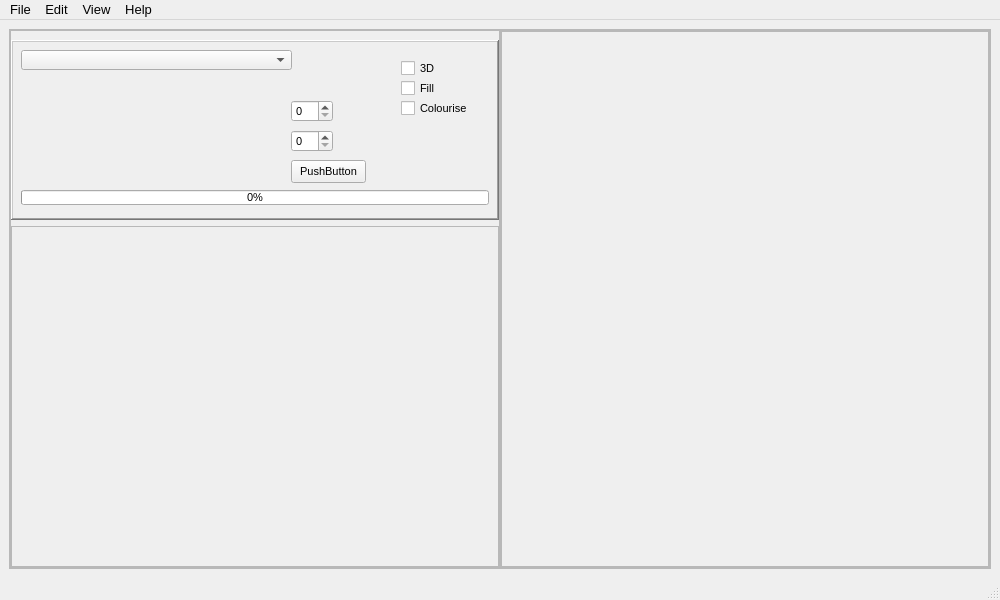
<?xml version="1.0" encoding="UTF-8"?>
<ui version="4.0">
 <class>win_main</class>
 <widget class="QMainWindow" name="win_main">
  <property name="geometry">
   <rect>
    <x>0</x>
    <y>0</y>
    <width>1000</width>
    <height>600</height>
   </rect>
  </property>
  <property name="font">
   <font>
    <pointsize>10</pointsize>
   </font>
  </property>
  <property name="windowTitle">
   <string>Multiple Angle Graphs</string>
  </property>
  <widget class="QWidget" name="centralwidget">
   <layout class="QVBoxLayout" name="verticalLayout_8">
    <item>
     <widget class="QFrame" name="frame_Main">
      <property name="frameShape">
       <enum>QFrame::StyledPanel</enum>
      </property>
      <property name="frameShadow">
       <enum>QFrame::Raised</enum>
      </property>
      <layout class="QHBoxLayout" name="horizontalLayout_2">
       <property name="spacing">
        <number>0</number>
       </property>
       <property name="leftMargin">
        <number>0</number>
       </property>
       <property name="topMargin">
        <number>0</number>
       </property>
       <property name="rightMargin">
        <number>0</number>
       </property>
       <property name="bottomMargin">
        <number>0</number>
       </property>
       <item>
        <widget class="QFrame" name="frame_Left">
         <property name="minimumSize">
          <size>
           <width>0</width>
           <height>0</height>
          </size>
         </property>
         <property name="maximumSize">
          <size>
           <width>490</width>
           <height>16777215</height>
          </size>
         </property>
         <property name="font">
          <font>
           <pointsize>8</pointsize>
          </font>
         </property>
         <property name="frameShape">
          <enum>QFrame::StyledPanel</enum>
         </property>
         <property name="frameShadow">
          <enum>QFrame::Raised</enum>
         </property>
         <layout class="QVBoxLayout" name="verticalLayout_2">
          <property name="leftMargin">
           <number>0</number>
          </property>
          <property name="topMargin">
           <number>9</number>
          </property>
          <property name="rightMargin">
           <number>0</number>
          </property>
          <property name="bottomMargin">
           <number>0</number>
          </property>
          <item>
           <widget class="QFrame" name="frame_Select">
            <property name="minimumSize">
             <size>
              <width>0</width>
              <height>0</height>
             </size>
            </property>
            <property name="maximumSize">
             <size>
              <width>16777215</width>
              <height>180</height>
             </size>
            </property>
            <property name="autoFillBackground">
             <bool>false</bool>
            </property>
            <property name="frameShape">
             <enum>QFrame::WinPanel</enum>
            </property>
            <property name="frameShadow">
             <enum>QFrame::Raised</enum>
            </property>
            <widget class="QComboBox" name="comboFunction">
             <property name="geometry">
              <rect>
               <x>10</x>
               <y>10</y>
               <width>271</width>
               <height>20</height>
              </rect>
             </property>
             <property name="minimumSize">
              <size>
               <width>230</width>
               <height>0</height>
              </size>
             </property>
             <property name="whatsThis">
              <string/>
             </property>
            </widget>
            <widget class="QCheckBox" name="checkBox_Colour">
             <property name="geometry">
              <rect>
               <x>390</x>
               <y>60</y>
               <width>88</width>
               <height>17</height>
              </rect>
             </property>
             <property name="toolTip">
              <string>Select at least Assessed or Not_Assessed</string>
             </property>
             <property name="text">
              <string>Colourise</string>
             </property>
            </widget>
            <widget class="QCheckBox" name="checkBox_Fill">
             <property name="geometry">
              <rect>
               <x>390</x>
               <y>40</y>
               <width>68</width>
               <height>17</height>
              </rect>
             </property>
             <property name="toolTip">
              <string>Select at least Assessed or Not_Assessed</string>
             </property>
             <property name="text">
              <string>Fill</string>
             </property>
            </widget>
            <widget class="QProgressBar" name="progressBar">
             <property name="geometry">
              <rect>
               <x>10</x>
               <y>150</y>
               <width>468</width>
               <height>15</height>
              </rect>
             </property>
             <property name="sizePolicy">
              <sizepolicy hsizetype="Ignored" vsizetype="Fixed">
               <horstretch>0</horstretch>
               <verstretch>0</verstretch>
              </sizepolicy>
             </property>
             <property name="minimumSize">
              <size>
               <width>0</width>
               <height>15</height>
              </size>
             </property>
             <property name="value">
              <number>0</number>
             </property>
            </widget>
            <widget class="QSpinBox" name="spinBoxN">
             <property name="geometry">
              <rect>
               <x>280</x>
               <y>60</y>
               <width>42</width>
               <height>22</height>
              </rect>
             </property>
            </widget>
            <widget class="QSpinBox" name="spinBoxM">
             <property name="geometry">
              <rect>
               <x>280</x>
               <y>90</y>
               <width>42</width>
               <height>22</height>
              </rect>
             </property>
            </widget>
            <widget class="QPushButton" name="pushButton">
             <property name="geometry">
              <rect>
               <x>280</x>
               <y>120</y>
               <width>75</width>
               <height>23</height>
              </rect>
             </property>
             <property name="text">
              <string>PushButton</string>
             </property>
            </widget>
            <widget class="QCheckBox" name="checkBox_3D">
             <property name="geometry">
              <rect>
               <x>390</x>
               <y>20</y>
               <width>68</width>
               <height>17</height>
              </rect>
             </property>
             <property name="toolTip">
              <string>Select at least Assessed or Not_Assessed</string>
             </property>
             <property name="text">
              <string>3D</string>
             </property>
            </widget>
           </widget>
          </item>
          <item>
           <widget class="QFrame" name="frame_Select_Graph">
            <property name="frameShape">
             <enum>QFrame::StyledPanel</enum>
            </property>
            <property name="frameShadow">
             <enum>QFrame::Raised</enum>
            </property>
            <layout class="QVBoxLayout" name="verticalLayout_4">
             <item>
              <widget class="QWidget" name="GraphSelect" native="true"/>
             </item>
            </layout>
           </widget>
          </item>
         </layout>
        </widget>
       </item>
       <item>
        <widget class="QFrame" name="frame_Right">
         <property name="frameShape">
          <enum>QFrame::StyledPanel</enum>
         </property>
         <property name="frameShadow">
          <enum>QFrame::Raised</enum>
         </property>
         <layout class="QVBoxLayout" name="verticalLayout">
          <property name="leftMargin">
           <number>0</number>
          </property>
          <property name="topMargin">
           <number>0</number>
          </property>
          <property name="rightMargin">
           <number>0</number>
          </property>
          <property name="bottomMargin">
           <number>0</number>
          </property>
          <item>
           <widget class="QFrame" name="frame_Graph">
            <property name="sizePolicy">
             <sizepolicy hsizetype="Preferred" vsizetype="Preferred">
              <horstretch>0</horstretch>
              <verstretch>0</verstretch>
             </sizepolicy>
            </property>
            <property name="frameShape">
             <enum>QFrame::StyledPanel</enum>
            </property>
            <property name="frameShadow">
             <enum>QFrame::Raised</enum>
            </property>
            <layout class="QVBoxLayout" name="verticalLayout_3">
             <property name="topMargin">
              <number>9</number>
             </property>
             <property name="bottomMargin">
              <number>0</number>
             </property>
             <item>
              <widget class="QWidget" name="Graph" native="true">
               <property name="sizePolicy">
                <sizepolicy hsizetype="Preferred" vsizetype="Preferred">
                 <horstretch>0</horstretch>
                 <verstretch>0</verstretch>
                </sizepolicy>
               </property>
               <layout class="QVBoxLayout" name="Graph_vl">
                <property name="spacing">
                 <number>0</number>
                </property>
                <property name="leftMargin">
                 <number>0</number>
                </property>
                <property name="topMargin">
                 <number>0</number>
                </property>
                <property name="rightMargin">
                 <number>0</number>
                </property>
                <property name="bottomMargin">
                 <number>0</number>
                </property>
               </layout>
              </widget>
             </item>
            </layout>
           </widget>
          </item>
         </layout>
        </widget>
       </item>
      </layout>
     </widget>
    </item>
   </layout>
  </widget>
  <widget class="QStatusBar" name="statusbar"/>
  <widget class="QMenuBar" name="menubar">
   <property name="geometry">
    <rect>
     <x>0</x>
     <y>0</y>
     <width>1000</width>
     <height>21</height>
    </rect>
   </property>
   <widget class="QMenu" name="menuFile">
    <property name="title">
     <string>File</string>
    </property>
    <addaction name="actionOpen"/>
    <addaction name="actionClose"/>
    <addaction name="separator"/>
    <addaction name="actionExit"/>
   </widget>
   <widget class="QMenu" name="menuEdit">
    <property name="title">
     <string>Edit</string>
    </property>
   </widget>
   <widget class="QMenu" name="menuView">
    <property name="title">
     <string>View</string>
    </property>
    <addaction name="actionToggle_full_screen_view"/>
   </widget>
   <widget class="QMenu" name="menuHelp">
    <property name="title">
     <string>Help</string>
    </property>
    <addaction name="actionHelp_Index"/>
    <addaction name="actionSettings"/>
    <addaction name="separator"/>
    <addaction name="actionAbout"/>
   </widget>
   <addaction name="menuFile"/>
   <addaction name="menuEdit"/>
   <addaction name="menuView"/>
   <addaction name="menuHelp"/>
  </widget>
  <action name="actionASX_Listed_Companies">
   <property name="text">
    <string>ASX Listed Companies</string>
   </property>
  </action>
  <action name="actionHistoric_Market_Data">
   <property name="text">
    <string>Historic Market Data</string>
   </property>
  </action>
  <action name="actionHelp_Index">
   <property name="text">
    <string>Help Index...</string>
   </property>
  </action>
  <action name="actionAbout">
   <property name="text">
    <string>About...</string>
   </property>
  </action>
  <action name="actionToggle_full_screen_view">
   <property name="text">
    <string>Toggle full screen view</string>
   </property>
  </action>
  <action name="actionExit">
   <property name="text">
    <string>Exit</string>
   </property>
  </action>
  <action name="actionOpen">
   <property name="text">
    <string>Open</string>
   </property>
  </action>
  <action name="actionClose">
   <property name="text">
    <string>Close</string>
   </property>
  </action>
  <action name="actionSettings">
   <property name="text">
    <string>Settings...</string>
   </property>
  </action>
  <action name="actionUpdate_Companies_List">
   <property name="text">
    <string>Update Companies List</string>
   </property>
  </action>
  <action name="actionWatched_Select">
   <property name="text">
    <string>Select...</string>
   </property>
  </action>
  <action name="actionSort_Update_Companies">
   <property name="text">
    <string>Sort and Update Companies</string>
   </property>
  </action>
  <action name="actionCreate_and_Update_Info_Files">
   <property name="text">
    <string>Create and Update Info Files</string>
   </property>
  </action>
  <action name="actionMineWeb">
   <property name="text">
    <string>MineWeb...</string>
   </property>
  </action>
 </widget>
 <resources/>
 <connections/>
</ui>
